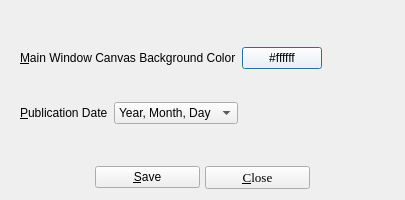
<?xml version="1.0" encoding="UTF-8"?>
<ui version="4.0">
 <class>options</class>
 <widget class="QDialog" name="options">
  <property name="geometry">
   <rect>
    <x>0</x>
    <y>0</y>
    <width>405</width>
    <height>200</height>
   </rect>
  </property>
  <property name="windowTitle">
   <string>BiblioteQ: Options</string>
  </property>
  <property name="windowIcon">
   <iconset resource="../Icons/icons.qrc">
    <normaloff>:/book.png</normaloff>:/book.png</iconset>
  </property>
  <property name="sizeGripEnabled">
   <bool>false</bool>
  </property>
  <layout class="QVBoxLayout">
   <item>
    <widget class="QScrollArea" name="scrollArea_2">
     <property name="frameShape">
      <enum>QFrame::NoFrame</enum>
     </property>
     <property name="widgetResizable">
      <bool>true</bool>
     </property>
     <widget class="QWidget" name="scrollAreaWidgetContents_2">
      <property name="geometry">
       <rect>
        <x>0</x>
        <y>0</y>
        <width>387</width>
        <height>145</height>
       </rect>
      </property>
      <layout class="QVBoxLayout" name="verticalLayout_2">
       <item>
        <layout class="QHBoxLayout" name="horizontalLayout_2">
         <item>
          <widget class="QLabel" name="label_2">
           <property name="text">
            <string>&amp;Main Window Canvas Background Color</string>
           </property>
           <property name="buddy">
            <cstring>publication_date</cstring>
           </property>
          </widget>
         </item>
         <item>
          <widget class="QPushButton" name="main_window_canvas_background_color">
           <property name="styleSheet">
            <string notr="true">background-color: #ffffff;</string>
           </property>
           <property name="text">
            <string>#ffffff</string>
           </property>
          </widget>
         </item>
         <item>
          <spacer name="horizontalSpacer_2">
           <property name="orientation">
            <enum>Qt::Horizontal</enum>
           </property>
           <property name="sizeHint" stdset="0">
            <size>
             <width>40</width>
             <height>20</height>
            </size>
           </property>
          </spacer>
         </item>
        </layout>
       </item>
       <item>
        <layout class="QHBoxLayout" name="horizontalLayout">
         <item>
          <widget class="QLabel" name="label">
           <property name="text">
            <string>&amp;Publication Date</string>
           </property>
           <property name="buddy">
            <cstring>publication_date</cstring>
           </property>
          </widget>
         </item>
         <item>
          <widget class="QComboBox" name="publication_date">
           <property name="currentIndex">
            <number>2</number>
           </property>
           <property name="sizeAdjustPolicy">
            <enum>QComboBox::AdjustToContents</enum>
           </property>
           <item>
            <property name="text">
             <string>Year</string>
            </property>
           </item>
           <item>
            <property name="text">
             <string>Year, Month</string>
            </property>
           </item>
           <item>
            <property name="text">
             <string>Year, Month, Day</string>
            </property>
           </item>
          </widget>
         </item>
         <item>
          <spacer name="horizontalSpacer">
           <property name="orientation">
            <enum>Qt::Horizontal</enum>
           </property>
           <property name="sizeHint" stdset="0">
            <size>
             <width>40</width>
             <height>20</height>
            </size>
           </property>
          </spacer>
         </item>
        </layout>
       </item>
      </layout>
     </widget>
    </widget>
   </item>
   <item>
    <layout class="QHBoxLayout">
     <property name="spacing">
      <number>5</number>
     </property>
     <item>
      <spacer>
       <property name="orientation">
        <enum>Qt::Horizontal</enum>
       </property>
       <property name="sizeHint" stdset="0">
        <size>
         <width>39</width>
         <height>20</height>
        </size>
       </property>
      </spacer>
     </item>
     <item>
      <widget class="QPushButton" name="saveButton">
       <property name="minimumSize">
        <size>
         <width>105</width>
         <height>0</height>
        </size>
       </property>
       <property name="text">
        <string>&amp;Save</string>
       </property>
       <property name="icon">
        <iconset resource="../Icons/icons.qrc">
         <normaloff>:/16x16/ok.png</normaloff>:/16x16/ok.png</iconset>
       </property>
      </widget>
     </item>
     <item>
      <widget class="QPushButton" name="cancelButton">
       <property name="minimumSize">
        <size>
         <width>105</width>
         <height>0</height>
        </size>
       </property>
       <property name="font">
        <font>
         <family>Times</family>
         <pointsize>10</pointsize>
        </font>
       </property>
       <property name="text">
        <string>&amp;Close</string>
       </property>
       <property name="icon">
        <iconset resource="../Icons/icons.qrc">
         <normaloff>:/16x16/cancel.png</normaloff>:/16x16/cancel.png</iconset>
       </property>
      </widget>
     </item>
     <item>
      <spacer>
       <property name="orientation">
        <enum>Qt::Horizontal</enum>
       </property>
       <property name="sizeHint" stdset="0">
        <size>
         <width>40</width>
         <height>20</height>
        </size>
       </property>
      </spacer>
     </item>
    </layout>
   </item>
  </layout>
 </widget>
 <tabstops>
  <tabstop>scrollArea_2</tabstop>
  <tabstop>main_window_canvas_background_color</tabstop>
  <tabstop>publication_date</tabstop>
  <tabstop>saveButton</tabstop>
  <tabstop>cancelButton</tabstop>
 </tabstops>
 <resources>
  <include location="../Icons/icons.qrc"/>
 </resources>
 <connections/>
</ui>
